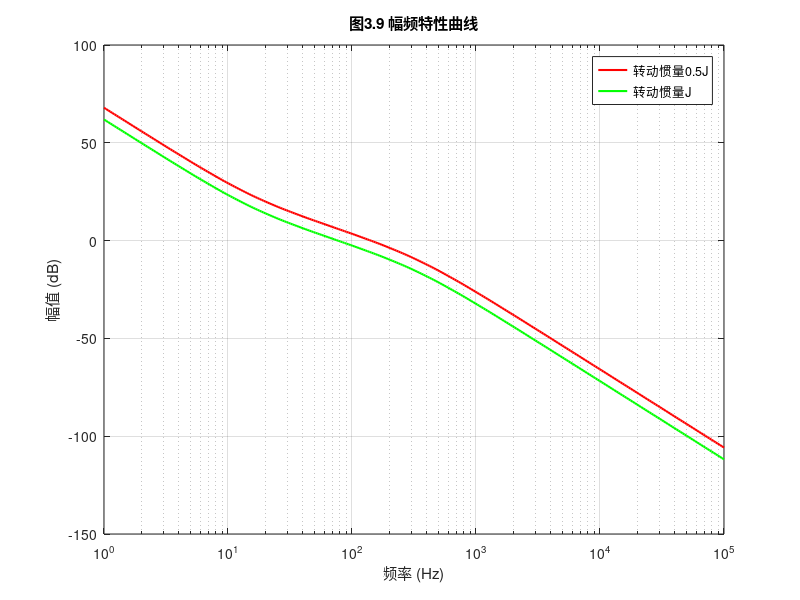

Reproduce this figure in MATLAB. (Note: this script raises an error after producing the figure.)
clc
clear all
close all
Rs = 1.05;                                                                  % 定子电阻[Ω]
Lq = 1.46e-3;                                                               % 交轴电感[H]
Jm = 105.21e-6;                                                             % 电机转动惯量[Kg·m^2]
Jeq=3.53416e-6;                                                              % 电机侧减速器等效转动惯量[Kg·m^2]
JL=800e-6;                                                                  % 负载转动惯量[Kg·m^2]
i=12;                                                                       % 传动比
Pn = 14;
Flux = 0.01337;
Kt = 3/2 * Pn * Flux;                                                       % 转矩常数
J=Jm+Jeq+JL/(i^2);
Kpc=3;
Kic=2000;
Kps=0.2;
Kis=20;

% 转动惯量变化前后的幅频特性曲线
s = tf('s');
G_PI      = Kps+ Kis/s;
G_current = (Kpc+Kic/s)*(1/(Lq*s+Rs)) /  (1+(Kpc+Kic/s)*(1/(Lq*s+Rs)));
G_mech_1    = Kt / (0.5*J*s);
G_total_1   = G_PI * G_current * G_mech_1;
G_mech_2    = Kt / (J*s);
G_total_2   = G_PI * G_current * G_mech_2;

%% ========= 关键修改：手动定义统一频率 =========
f = logspace(0,5,300);    % 1Hz ~ 1e5 Hz，和论文图横轴保持一致
w = 2*pi*f;               % 转为角rad/s，传给bode

figure('Position', [200, 200, 800, 600]);
set(gcf, 'Color', 'w');

[mag1, phase1, ~] = bode(G_total_1, w);
mag_db_1 = 20*log10(squeeze(mag1));
phase_deg_1 = squeeze(phase1);

[mag2, phase2, ~] = bode(G_total_2, w);
mag_db_2 = 20*log10(squeeze(mag2));
phase_deg_2 = squeeze(phase2);

semilogx(f, mag_db_1, 'r', 'LineWidth', 1.5);
hold on;
semilogx(f, mag_db_2, 'g', 'LineWidth', 1.5);

grid on;
xlabel('频率 (Hz)');
ylabel('幅值 (dB)');
title('图3.9 幅频特性曲线');
legend('转动惯量0.5J','转动惯量J','Location','best');
% xlim([1,1e5]);     % 锁定横轴范围和论文图保持一致
% ylim([-80,100]);   % 锁定纵轴，和论文图上下边界对齐
ax = gca;
ax.FontSize = 12;
